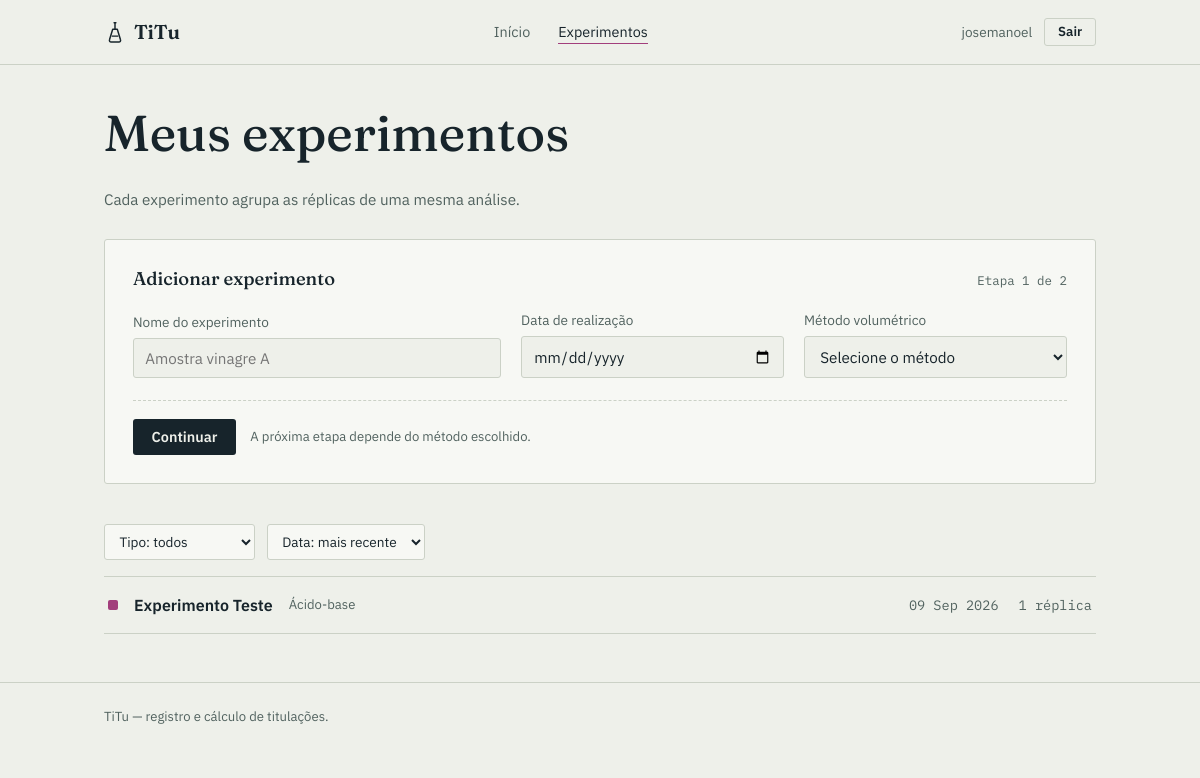
The app's page /experimentos/ (signed in) with its own data.
### titulacoes/models/experimento.py (models this page shows, shortened)
class Experimento(models.Model):
    TIPO_ACIDO_BASE = 'acido_base'
    TIPO_REDOX = 'redox'
    TIPO_COMPLEXOMETRICA ='complexometrica'
    TIPO_PRECIPITACAO = 'precipitacao'
    TIPO_CHOICES = [
        (TIPO_ACIDO_BASE, 'Ácido-base'),
        (TIPO_REDOX, 'Redox'),
        (TIPO_COMPLEXOMETRICA, 'Complexometrica'),
        (TIPO_PRECIPITACAO, 'Precipitação'),
    ]
    usuario = models.ForeignKey(
        User, on_delete = models.CASCADE, related_name = 'experimentos'
    )
    nome = models.CharField(max_length = 100)
    tipo = models.CharField(max_length = 20, choices = TIPO_CHOICES)
    data_realizacao = models.DateField()
    criado_em = models.DateTimeField(auto_now_add = True)

### titulacoes/views/experimentos.py (the view)
@login_required
def lista_experimentos(request):
    context = _construir_contexto_lista(request)
    return render(request, 'experimentos/lista.html', context)

### titulacoes/forms.py
class ExperimentoForm(forms.ModelForm):
    class Meta:
        model = Experimento
        fields = ['nome', 'tipo', 'data_realizacao']
        widgets = {
            'data_realizacao': forms.DateInput(attrs={'type': 'date'}),
        }

### titulacoes/views/experimentos.py (called while the page is built)
def _construir_contexto_lista(request, form = None):
    experimentos = Experimento.objects.filter(usuario = request.user)
    tipo_atual = request.GET.get('tipo', '')
    if tipo_atual:
        experimentos = experimentos.filter(tipo = tipo_atual)
    ordenar_atual = request.GET.get('ordenar', 'recente')
    if ordenar_atual == 'antigo':
        experimentos = experimentos.order_by('data_realizacao')
    else:
        experimentos = experimentos.order_by('-data_realizacao')
    return {
        'experimentos': experimentos,
        'tipo_choices': Experimento.TIPO_CHOICES,
        'tipo_atual': tipo_atual,
        'ordenar_atual': ordenar_atual,
        'form': form or ExperimentoForm(),
    }

### templates/experimentos/lista.html (shortened to what this page needs)
{% extends "base.html" %}
{% block content %}
<div class="wrap">
  <div class="page-header">
    <div>
      <h1>Meus experimentos</h1>
      <p>Cada experimento agrupa as réplicas de uma mesma análise.</p>
    </div>
  </div>
  <section class="entry-panel">
    <div class="entry-panel-head">
      <h2>Adicionar experimento</h2>
      <span class="step-label">Etapa 1 de 2</span>
    </div>
    <form method="post" action="{% url 'experimentos:criar' %}">
      <div class="field-grid">
        <div class="field">
          <label for="id_nome">Nome do experimento</label>
          <input type="text" id="id_nome" name="nome" placeholder="Amostra vinagre A" required>
        </div>
        <div class="field">
          <label for="id_data_realizacao">Data de realização</label>
          <input type="date" id="id_data_realizacao" name="data_realizacao" required>
        </div>
        <div class="field">
          <label for="id_tipo">Método volumétrico</label>
          <select id="id_tipo" name="tipo" required>
            <option value="" selected disabled>Selecione o método</option>
          </select>
        </div>
      </div>
      <div class="entry-panel-foot">
        <button type="submit" class="btn btn-primary">Continuar</button>
        <span class="hint">A próxima etapa depende do método escolhido.</span>
      </div>
    </form>
  </section>
  <form method="get" class="toolbar">
    <select name="tipo" onchange="this.form.submit()">
      <option value=""{% if not tipo_atual %} selected{% endif %}>Tipo: todos</option>
    </select>
    <select name="ordenar" onchange="this.form.submit()">
      <option value="recente"{% if ordenar_atual == "recente" %} selected{% endif %}>Data: mais recente</option>
    </select>
  </form>
  <div class="ledger">
    {% for exp in experimentos %}
    <a href="{% url 'experimentos:detalhe' exp.id %}" class="ledger-row">
      <span class="swatch {{ exp.tipo }}"></span>
      <span class="ledger-name">{{ exp.nome }}</span>
      <span class="ledger-type">{{ exp.get_tipo_display }}</span>
      <span class="ledger-meta">
        <time class="data">{{ exp.data_realizacao|date:"d M Y" }}</time>
        <span class="data">{{ exp.titulacoes.count }} réplica{{ exp.titulacoes.count|pluralize }}</span>
      </span>
    </a>
    {% empty %}
    <div class="empty-state">
      <p>Nenhum experimento por aqui ainda. Use o formulário acima para registrar o primeiro.</p>
    </div>
    {% endfor %}
  </div>
</div>
{% endblock %}

### templates/base.html (shortened to what this page needs)
{% load static %}
<!DOCTYPE html>
<html lang="pt-br">
<head>
  <link rel="stylesheet" href="{% static 'css/style.css' %}">
</head>
<body>
  <header class="navbar">
    <div class="wrap">
      <a href="{% url 'home' %}" class="brand">
        TiTu
      </a>
      <ul class="nav-links">
        <li><a href="{% url 'home' %}"{% if request.resolver_match.url_name == 'home' %} aria-current="page"{% endif %}>Início</a></li>
        {% if user.is_authenticated %}
        <li><a href="{% url 'experimentos:lista' %}"{% if request.resolver_match.url_name == 'lista' %} aria-current="page"{% endif %}>Experimentos</a></li>
        {% endif %}
      </ul>
      <div class="nav-auth">
        {% if user.is_authenticated %}
          <span class="hint" style="font-size:0.85rem; color:var(--ink-muted);">{{ user.username }}</span>
          <form action="{% url 'logout' %}" method="post" style="margin:0;">
            <button type="submit" class="btn btn-ghost btn-sm">Sair</button>
          </form>
        {% else %}
          <a href="{% url 'login' %}" class="btn btn-ghost btn-sm">Entrar</a>
          <a href="{% url 'cadastro' %}" class="btn btn-primary btn-sm">Cadastrar</a>
        {% endif %}
      </div>
    </div>
  </header>
  <main>
    {% block content %}{% endblock %}
  </main>
  <footer class="site-footer">
    <div class="wrap">
      <p>TiTu — registro e cálculo de titulações.</p>
    </div>
  </footer>
</body>
</html>

### records on screen
Experimento: nome "Experimento Teste", tipo "Ácido-base", data_realizacao "09 Sep 2026", titulacoes.count "1"

### other values on screen
{{ user.username }} "josemanoel"
